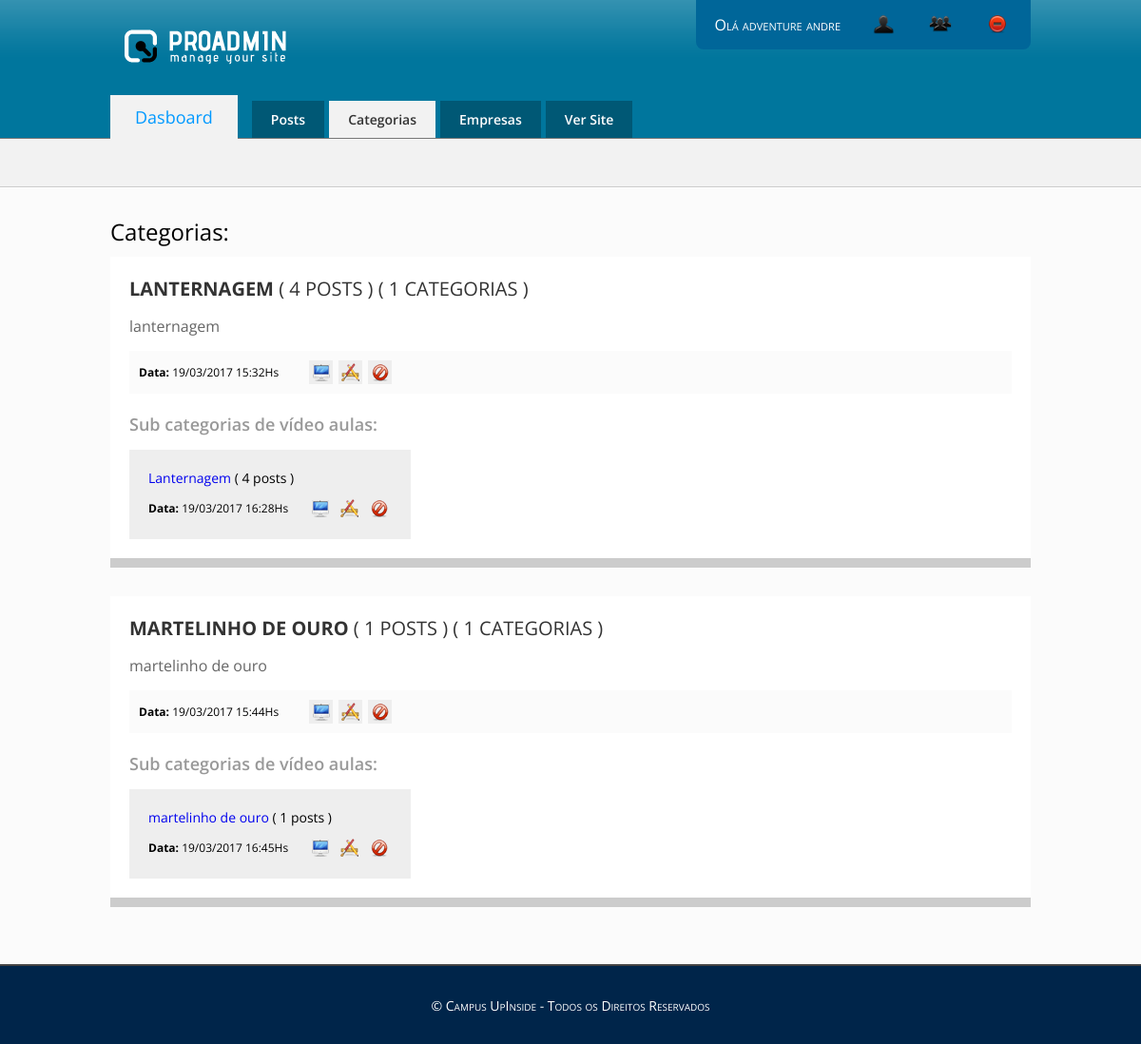
/admin/painel.php?exe=categories/index (signed in), run on the app's committed database.
### tables this page shows
CREATE TABLE `adv_categories` (
  `category_id` int(11) NOT NULL AUTO_INCREMENT,
  `category_parent` int(11) DEFAULT NULL,
  `category_name` varchar(255) DEFAULT NULL,
  `category_title` varchar(255) DEFAULT NULL,
  `category_content` text,
  `category_date` timestamp NULL DEFAULT NULL,
  PRIMARY KEY (`category_id`)
);

### _app/Config.inc.php (called while the page is built, shortened)
<?php
function incluirClasses($Class)
{
    $cDir = ['Conn', 'Helpers', 'Models'];
    $iDir = null;
    foreach ($cDir as $dirName):
        if (!$iDir && file_exists(__DIR__ . DIRECTORY_SEPARATOR . $dirName . DIRECTORY_SEPARATOR . $Class . '.class.php') && !is_dir(__DIR__ . DIRECTORY_SEPARATOR . $dirName . DIRECTORY_SEPARATOR . $Class . '.class.php')):
            $iDir = true;
        endif;
    endforeach;
}

### _app/Conn/Read.class.php (called while the page is built, shortened)
<?php
class Read extends Conn {
    private $Select;
    private $Places;
    private $Result;
    private $Read;
    public function ExeRead($Tabela, $Termos = null, $ParseString = null) {
        if (!empty($ParseString)):
            parse_str($ParseString, $this->Places);
        endif;
        $this->Select = "SELECT * FROM {$Tabela} {$Termos}";
        $this->Execute();
    }
    public function getResult() {
        return $this->Result;
    }
    public function getRowCount() {
        return $this->Read->rowCount();
    }
    private function Connect() {
        $this->Conn = parent::getConn();
        $this->Read = $this->Conn->prepare($this->Select);
        $this->Read->setFetchMode(PDO::FETCH_ASSOC);
    }
    private function getSyntax() {
        if ($this->Places):
            foreach ($this->Places as $Vinculo => $Valor):
                $this->Read->bindValue(":{$Vinculo}", $Valor, ( is_int($Valor) ? PDO::PARAM_INT : PDO::PARAM_STR));
            endforeach;
        endif;
    }
    private function Execute() {
        $this->Connect();
        try {
            $this->getSyntax();
            $this->Read->execute();
            $this->Result = $this->Read->fetchAll();
        } catch (PDOException $e) {
            $this->Result = null;
            ADVErro("<b>Erro ao Ler:</b> {$e->getMessage()}", $e->getCode());
        }
    }
}

### _app/Conn/Conn.class.php (called while the page is built)
<?php
abstract class Conn {
    private static $Host = HOST;
    private static $User = USER;
    private static $Pass = PASS;
    private static $Dbsa = DBSA;
    private static $Connect = null;
    private static function Conectar() {
        try {
            if (self::$Connect == null):
                $dsn = 'mysql:host=' . self::$Host . ';dbname=' . self::$Dbsa;
                $options = [ PDO::MYSQL_ATTR_INIT_COMMAND => 'SET NAMES UTF8'];
                self::$Connect = new PDO($dsn, self::$User, self::$Pass, $options);
            endif;
        } catch (PDOException $e) {
            PHPErro($e->getCode(), $e->getMessage(), $e->getFile(), $e->getLine());
            die;
        }
        self::$Connect->setAttribute(PDO::ATTR_ERRMODE, PDO::ERRMODE_EXCEPTION);
        return self::$Connect;
    }
    protected static function getConn() {
        return self::Conectar();
    }
}

### admin/system/categories/index.php (the view, shortened to what this page needs)
<div class="content cat_list">
    <section>
        <h1>Categorias:</h1>
        <?php
        $readSes = new Read;
        $readSes->ExeRead("adv_categories", "WHERE category_parent IS NULL ORDER BY category_title ASC");
        if (!$readSes->getResult()):
        else:
            foreach ($readSes->getResult() as $ses):
                extract($ses);
                $readPosts = new Read;
                $readPosts->ExeRead("adv_posts", "WHERE post_cat_parent = :parent", "parent={$category_id}");
                $readCats = new Read;
                $readCats->ExeRead("adv_categories", "WHERE category_parent = :parent", "parent={$category_id}");
                $countSesPosts = $readPosts->getRowCount();
                $countSesCats = $readCats->getRowCount();
                ?>
                <section>
                    <header>
                        <h1><?= $category_title; ?>  <span>( <?= $countSesPosts; ?> posts ) ( <?= $countSesCats; ?> Categorias )</span></h1>
                        <p class="tagline"><?= $category_content; ?></p>
                        <ul class="info post_actions">
                            <li><strong>Data:</strong> <?= date('d/m/Y H:i', strtotime($category_date)); ?>Hs</li>
                            <li><a class="act_view" target="_blank" href="../categoria/<?= $category_name; ?>" title="Ver no site">Ver no site</a></li>
                            <li><a class="act_edit" href="painel.php?exe=categories/update&catid=<?= $category_id; ?>" title="Editar">Editar</a></li>
                            <li><a class="act_delete" href="painel.php?exe=categories/index&delete=<?= $category_id; ?>" title="Excluir">Deletar</a></li>
                        </ul>
                    </header>
                    <h2>Sub categorias de vídeo aulas:</h2>
                    <?php
                    $readSub = new Read;
                    $readSub->ExeRead("adv_categories", "WHERE category_parent = :subparent", "subparent={$category_id}");
                    if (!$readSub->getResult()):
                    else:
                        $a = 0;
                        foreach ($readSub->getResult() as $sub):
                            $a++;
                            $readCatPosts = new Read;
                            $readCatPosts->ExeRead("adv_posts", "WHERE post_category = :categoryid", "categoryid={$sub['category_id']}");
                            ?>
                            <article<?php if ($a % 3 == 0) echo ' class="right"'; ?>>
                                <h1><a target="_blank" href="../categoria/<?= $sub['category_name']; ?>" title="Ver Categoria"><?= $sub['category_title']; ?></a>  ( <?= $readCatPosts->getRowCount(); ?> posts )</h1>
                                <ul class="info post_actions">
                                    <li><strong>Data:</strong> <?= date('d/m/Y H:i', strtotime($sub['category_date'])); ?>Hs</li>
                                    <li><a class="act_view" target="_blank" href="../categoria/<?= $sub['category_name']; ?>" title="Ver no site">Ver no site</a></li>
                                    <li><a class="act_edit" href="painel.php?exe=categories/update&catid=<?= $sub['category_id']; ?>" title="Editar">Editar</a></li>
                                    <li><a class="act_delete" href="painel.php?exe=categories/index&delete=<?= $sub['category_id']; ?>" title="Excluir">Deletar</a></li>
                                </ul>
                            </article>
                            <?php
                        endforeach;
                    endif;
                    ?>
                </section>
                <?php
            endforeach;
        endif;
        ?>
    </section>
</div>

### admin/painel.php (shortened to what this page needs)
<?php
require('../_app/Config.inc.php');
$login = new Login(3);
$getexe = filter_input(INPUT_GET, 'exe', FILTER_DEFAULT);
if (!$login->CheckLogin()):
    unset($_SESSION['userlogin']);
    header('Location: index.php?exe=restrito');
else:
    $userlogin = $_SESSION['userlogin'];
endif;
?>
<!DOCTYPE html>
<html lang="pt-br">
    <head>
        <link rel="stylesheet" href="css/reset.css" />
        <link rel="stylesheet" href="css/admin.css" />
    </head>
    <body class="painel">
        <header id="navadmin">
            <div class="content">
                <h1 class="logomarca">Pro Admin</h1>
                <ul class="systema_nav radius">
                    <li class="username">Olá <?= $userlogin['user_name']; ?> <?= $userlogin['user_lastname']; ?></li>
                    <li><a class="icon profile radius" href="painel.php?exe=users/profile">Perfíl</a></li>
                    <li><a class="icon users radius" href="painel.php?exe=users/users">Usuários</a></li>
                    <li><a class="icon logout radius" href="painel.php?logoff=true">Sair</a></li>
                </ul>
                <nav>
                    <h1><a href="painel.php" title="Dasboard">Dasboard</a></h1>
                    <?php
                    if (isset($getexe)):
                        $linkto = explode('/', $getexe);
                    else:
                        $linkto = array();
                    endif;
                    ?>
                    <ul class="menu">
                        <li class="li<?php if (in_array('posts', $linkto)) echo ' active'; ?>"><a class="opensub" onclick="return false;" href="#">Posts</a>
                        </li>
                        <li class="li<?php if (in_array('categories', $linkto)) echo ' active'; ?>"><a class="opensub" onclick="return false;" href="#">Categorias</a>
                        </li>
                        <li class="li<?php if (in_array('empresas', $linkto)) echo ' active'; ?>"><a class="opensub" onclick="return false;" href="#">Empresas</a>
                        </li>
                        <li class="li"><a href="../" target="_blank" class="opensub">Ver Site</a></li>
                    </ul>
                </nav>
            </div>
        </header>
        <div id="painel">
            <?php
            if (!empty($getexe)):
                $includepatch = __DIR__ . DIRECTORY_SEPARATOR . 'system' . DIRECTORY_SEPARATOR . strip_tags(trim($getexe) . '.php');
            else:
                $includepatch = __DIR__ . DIRECTORY_SEPARATOR . 'system' . DIRECTORY_SEPARATOR . 'home.php';
            endif;
            if (file_exists($includepatch)):
                require_once($includepatch);
            else:
                echo "<div class=\"content notfound\">";
                ADVErro("<b>Erro ao incluir tela:</b> Erro ao incluir o controller /{$getexe}.php!", WS_ERROR);
                echo "</div>";
            endif;
            ?>
        </div>
        <footer class="main_footer">
            <a href="http://www.upinside.com.br/campus" target="_blank" title="Campus UpInside">&copy; Campus UpInside - Todos os Direitos Reservados</a>
        </footer>
    </body>
</html>

### admin/css/admin.css (style rules this page uses)
body { font-family: 'Open Sans', sans-serif; }
body.painel { background: url(../images/header_bg.png) repeat-x #fbfbfb; }
#navadmin { width: 100%; height: 147px; position: relative; margin-bottom: 50px; }
#navadmin .content { width: 968px; display: block; margin: 0 auto; }
#navadmin .logomarca { float: left; font-size: 0; width: 200px; height: 60px; margin-top: 20px; background: url(../images/header_logo.png) left center no-repeat; }
#navadmin .systema_nav { float: right; padding: 20px 5px 10px; background: #006699; position: relative; top: -10px }
#navadmin .systema_nav li { float: left; }
#navadmin .systema_nav li a { float: left; margin: 0 15px; width: 30px; height: 30px; font-size: 0; }
#navadmin .systema_nav li .profile { background: url(../icons/profile.png) center center no-repeat; }
#navadmin .systema_nav li .users { background: url(../icons/users.png) center center no-repeat; }
#navadmin .systema_nav li .logout { background: url(../icons/logout.png) center center no-repeat; }
#navadmin .systema_nav li .icon { background-size: 80%; }
#navadmin .systema_nav .username { margin: 5px 15px; float: left; font-variant: small-caps; color: #fff; }
#navadmin nav { width: 968px; display: block; float: left; position: absolute; bottom: 0px; }
#navadmin nav h1 { float: left; font-size: 18px; background: #F2F2F2; margin-right: 15px; border-bottom: 1px solid #F2F2F2; }
#navadmin nav h1 a { color: #09f; padding: 11px 26px 11px 26px; float: left; }
#navadmin nav ul { float: left; margin-top: 6px; }
#navadmin nav ul .li { float: left; margin-right: 5px; position: relative; }
#navadmin nav ul .li:last-child { margin: 0; }
#navadmin nav ul .li .opensub { float: left; padding: 10px 20px; color: #fff; background: #005875; font-size: 14px; font-weight: 600; border-bottom: 1px solid #777777; }
#navadmin nav ul .active .opensub { background-color: #F2F2F2 !important; color: #333 !important; }
#painel { width: 100%; padding: 30px 0 30px; }
#painel .content { width: 968px; margin: 0 auto; }
.post_actions { float: left; width: 298px; font-size: 12px; }
.post_actions li { float: left; margin-right: 6px; }
.post_actions li:first-child { margin-right: 32px; margin-top: 4px; }
.post_actions li:last-child { margin: 0; }
.post_actions li a { background: #ccc; text-transform: uppercase; font-size: 10px; color: #333; width: 25px; height: 25px; float: left; font-size: 0; }
.post_actions li .act_view { background: #eee url(../icons/act_view.png) center center no-repeat; }
.post_actions li .act_edit { background: #eee url(../icons/act_edit.png) center center no-repeat; }
.post_actions li .act_delete { background: #eee url(../icons/act_delete.png) center center no-repeat; }
.cat_list h1 { margin-bottom: 10px; }
.cat_list section section { padding: 20px 20px 0; margin-bottom: 30px; background: #fff; float: left; width: 928px; border-bottom: 10px solid #ccc }
.cat_list section section header { display: block; float: left; width: 928px }
.cat_list section section header h1 { font-size: 20px; margin: 0 !important; font-weight: bold; text-transform: uppercase; color: #333 }
.cat_list section section header .tagline { font-size: 16px; margin: 15px 0; color: #666; }
.cat_list section section header .info { padding: 10px; margin-bottom: 20px; background: #fbfbfb; display: block; width: 908px; }
.cat_list section section h2 { font-size: 18px; margin: 15px 0 !important; font-weight: 600; color: #999 }
.cat_list section section article { float: left; width: 256px; padding: 20px; background: #eee; margin: 0 20px 20px 0; }
.cat_list section section article h1 { font-size: 14px }
.cat_list section section article .info { width: 256px; }
.cat_list section section article .info li:first-child { margin-right: 21px; }
.main_footer { background: #00254A; width: 100%; padding: 30px 0; text-align: center; border-top: 2px solid #444; }
.main_footer a { font-size: 14px; color: #fff; font-variant: small-caps; }

### data on the page
adv_categories: category_title "LANTERNAGEM", countSesPosts "4", countSesCats "1", category_content "lanternagem", category_date "19/03/2017 15:32"
adv_categories: category_title "Lanternagem", RowCount "4", category_date "19/03/2017 16:28"
adv_categories: category_title "MARTELINHO DE OURO", countSesPosts "1", countSesCats "1", category_content "martelinho de ouro", category_date "19/03/2017 15:44"
adv_categories: category_title "martelinho de ouro", RowCount "1", category_date "19/03/2017 16:45"

### other printed values
$userlogin['user_name'] "adventure"
$userlogin['user_lastname'] "andre"
